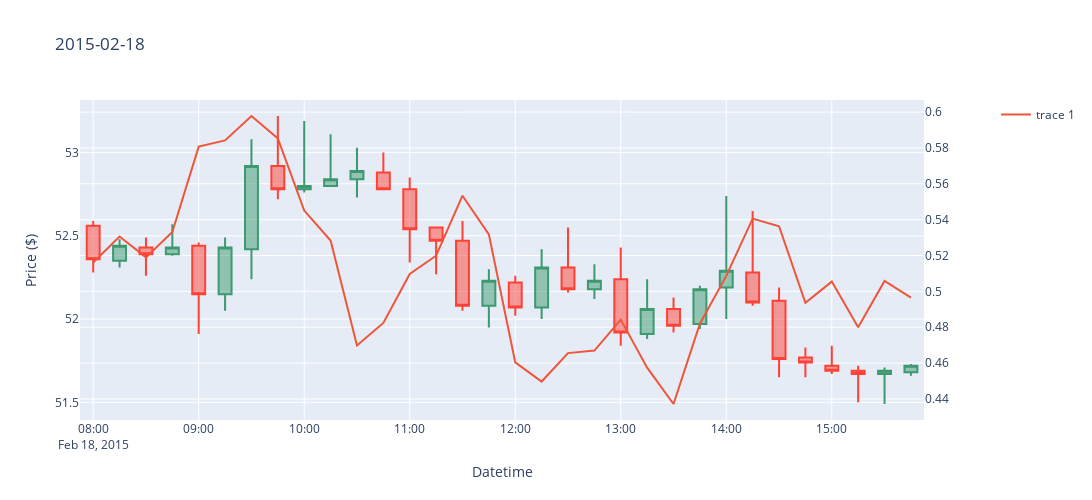
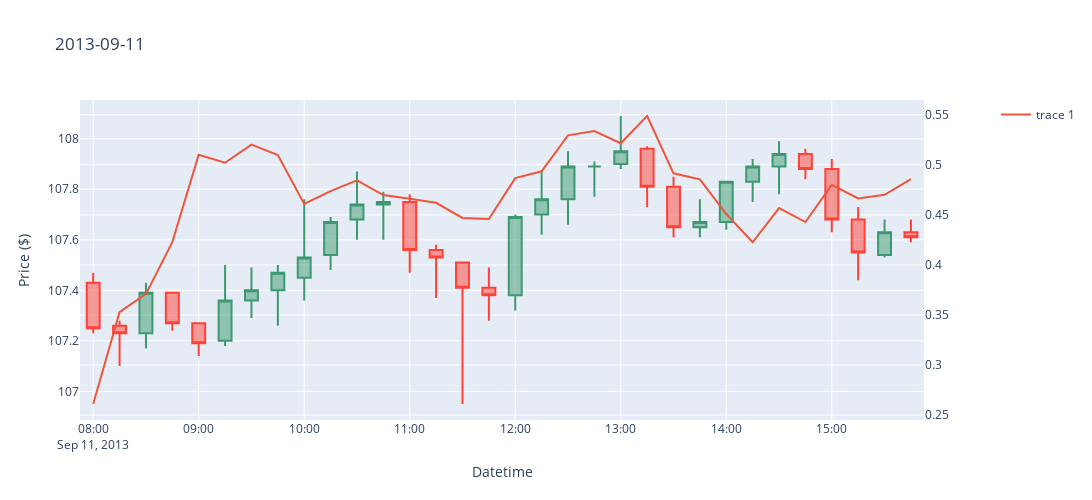

The notebook cell these images were saved under, in order:
### Markdown cell above
Try using simple moving average of the distance to see it helps with visualization

### Code cell
window_size = 4
sma_values = df_test.groupby(df_test['datetime'].dt.date)['high_dst_15m'].rolling(window=window_size, min_periods=1).mean().reset_index(level=0, drop=True)
df_test['high_dst_15m_sma'] = sma_values

for day in days[:3]:
    df_day = df_test[df_test['datetime'].dt.date == day]
    plot_candlestick(df_day, day, 'high_dst_15m_sma')
